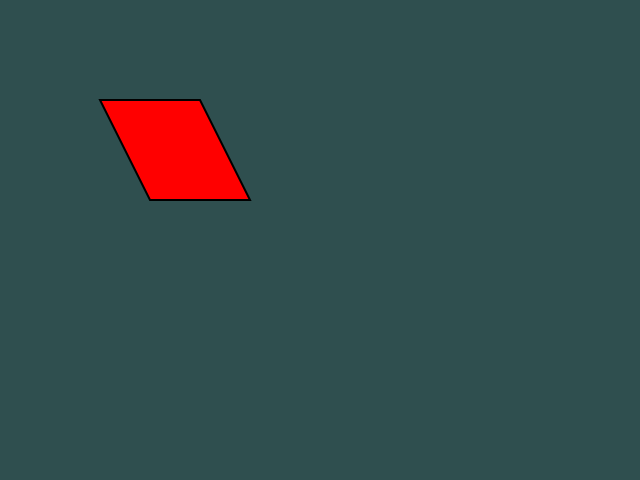
Frame 1 (no input)
Frame 60 (no input): identical to frame 1, image omitted
Frame 120 (the mouse pressed at the canvas centre since frame 60): identical to frame 1, image omitted

The p5.js sketch that drew this single still picture (run headless with seeded random() and noise() and a simulated clock; from frame 60 on, the mouse is pressed at the canvas centre):

// p5.js sketch
// ── sketch.js
function setup() {
  createCanvas(640, 480);
}
//Ramadhan Bagus Adi Nugroho
function draw() {
  background(47, 79, 79);

  fill(255, 0, 0);
  stroke(0);
  strokeWeight(2);
  quad(100, 100, 200, 100, 250, 200, 150, 200);
}
